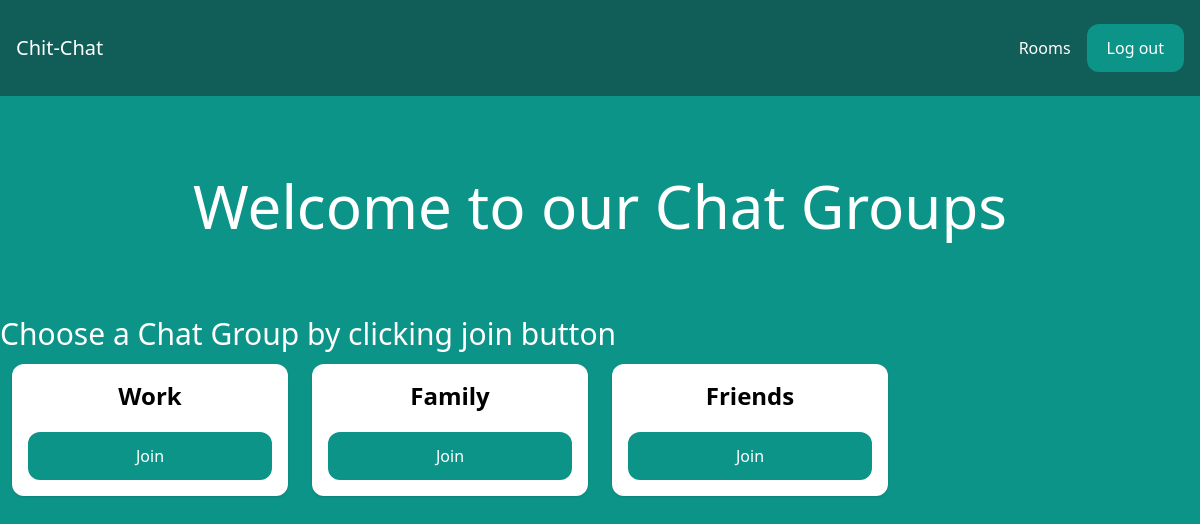
The app's page /rooms/ (signed in) with its own data.
### room/models.py (models this page shows)
class Room(models.Model):
    name = models.CharField(max_length=255)
    slug = models.SlugField(unique=True)

### room/views.py (the view)
# urls.py: path('rooms/', include('room.urls')),
@login_required
def rooms(request):
    rooms = Room.objects.all()
    return render(request, 'room/rooms.html', {'rooms': rooms})

### room/templates/room/rooms.html
{% extends 'core/base.html' %} {% block title %}Rooms | {% endblock %} {% block content %}
<div class="p-10 lg:p-20 text-center">
    <h1 class="text-3xl lg:text-6xl text-white">Welcome to our Chat Groups</h1>
</div>
<h3 class="text-2xl lg:text-3xl text-white"> Choose a Chat Group by clicking join button</h3>
<div class="w-full flex flex-wrap items-center">
    {% for room in rooms %}
    <div class="w-full lg:w-1/4 px-3 py-3">
        <div class="p-4 bg-white shadow rounded-xl text-center">
            <h2 class="mb-5 text-2xl font-semibold">{{ room.name }}</h2>
            <a href="{% url 'room' room.slug %}" class="px-5 py-3 block rounded-xl text-white bg-teal-600 hover:bg-teal-700">Join</a>
        </div>
    </div>
    {% endfor %}
</div>
{% endblock %}

### records on screen
Room: name "Work"
Room: name "Family"
Room: name "Friends"
